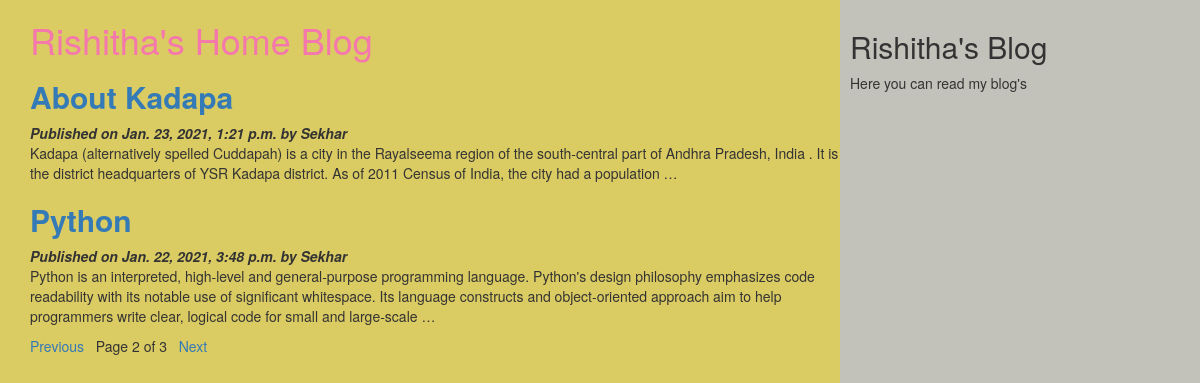
Screenshot of /?page=2 with the database file from the repository.
### myApp/models.py (models this page shows, shortened)
class Post(models.Model):
          tags=TaggableManager()
          STATUS_CHOICES=(('draft','Draft'),('published','Published'))
          title=models.CharField(max_length=256)
          slug=models.SlugField(max_length=264,unique_for_date='publish')
          author=models.ForeignKey(User,related_name='blog_posts',on_delete= models.CASCADE)
          body=models.TextField()
          publish=models.DateTimeField(default=timezone.now)
          created=models.DateTimeField(auto_now_add=True)
          updated=models.DateTimeField(auto_now=True)
          status= models.CharField(max_length=10,choices=STATUS_CHOICES,default='draft')
          objects=CustomManager()
          class Meta:
                ordering=('-publish',)
          def get_absolute_url(self):
                return reverse('post_detail',args=[self.publish.year,self.publish.strftime('%m'),self.publish.strftime('%d'),self.slug])

### myApp/views.py (the view)
# urls.py: url(r'^$',views.post_list_view),
def post_list_view(request):
    post_list=Post.objects.all()
    paginator=Paginator(post_list,2) #step1
    page_number=request.GET.get('page') #step2
    try:
       post_list=paginator.page(page_number) #step2
    except PageNotAnInteger:
       post_list=paginator.page(1) #step 3
    except EmptyPage:
      post_list=paginator.page(paginator.num_pages) #step 4
    d={'post_list':post_list}
    return render(request,'myApp/post_list.html',d)

### myApp/models.py (called while the page is built)
    def get_queryset(self):
        return super().get_queryset().filter(status='published')

### templates/myApp/post_list.html (shortened to what this page needs)
<html>
    {%extends 'myApp/parent.html'%}
        {%block content_block%}
        <h1 style="color:f578ac">Rishitha's Home Blog</h1>
        {%for post in post_list%}
        <a href="{{post.get_absolute_url}}"><h2><b>{{post.title}}</b></h2></a>
        <i><b>Published on {{post.publish}} by {{post.author|title}}</b></i>
        {{post.body|truncatewords:40|linebreaks}}
        {%endfor%}
        {%include 'myApp/pagination.html' with page=post_list%}
        {%endblock%}

### rows the page displays
Post: title "About Kadapa", publish "Jan. 23, 2021, 1:21 p.m.", author "Sekhar", body "Kadapa (alternatively spelled Cuddapah) is a city in the Rayalseema region of the south-central part of Andhra Pradesh, India . It is the district headquarters of YSR Kadapa district. As of 2011 Census of India, the city had a population …"
Post: title "Python", publish "Jan. 22, 2021, 3:48 p.m.", author "Sekhar", body "Python is an interpreted, high-level and general-purpose programming language. Python's design philosophy emphasizes code readability with its notable use of significant whitespace. Its language constructs and object-oriented approach aim to help programmers write clear, logical code for small and large-scale …"

### other values shown
{{ page.number }} "2"
{{ page.paginator.num_pages }} "3"
